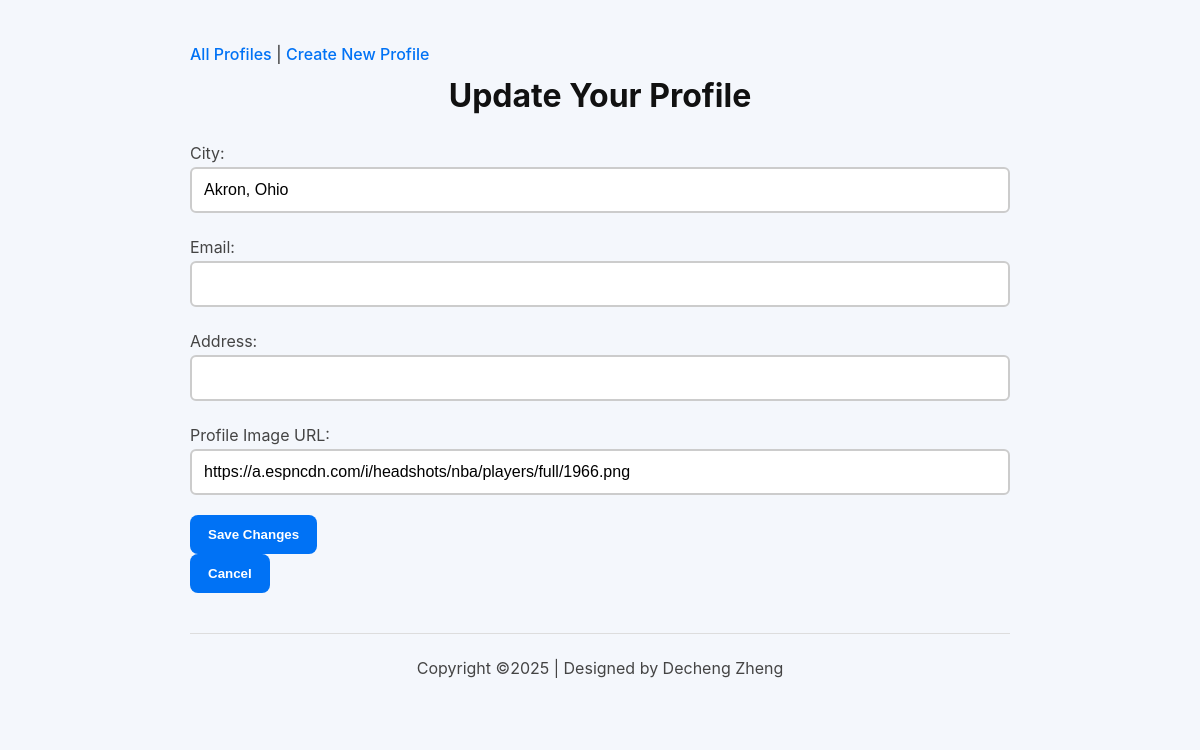
Before: /mini_fb/profile/2/update/ with the older database file.
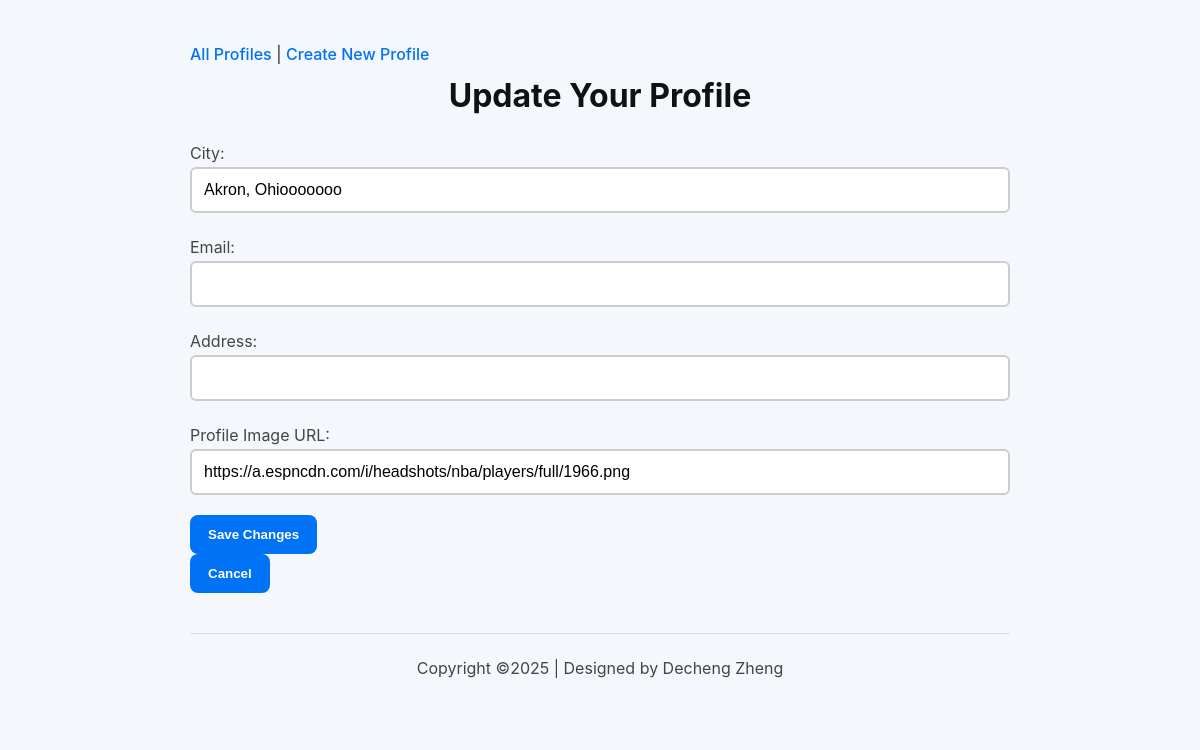
After: the same page with the newer database file.
### mini_fb/models.py (models this page shows, shortened)
class Profile(models.Model):
    first_name = models.TextField(blank=True)
    last_name = models.TextField(blank=True)
    city = models.TextField(blank=True)
    email = models.TextField(blank=True)
    address = models.TextField(blank=True)
    profile_image = models.TextField(blank=True)

### mini_fb/views.py (the view)
# urls.py: path('profile/<int:pk>/update/', UpdateProfileView.as_view(), name='update_profile'),
class UpdateProfileView(UpdateView):
    model = Profile
    form_class = UpdateProfileForm
    template_name = 'mini_fb/update_profile_form.html'

### mini_fb/forms.py
class UpdateProfileForm(forms.ModelForm):
    city = forms.CharField(label="City", required=False)
    email = forms.CharField(label="Email", required=False)
    address = forms.CharField(label="Address", required=False)
    profile_image = forms.CharField(label="Profile Image URL", required=False)
    class Meta:
        model = Profile
        fields = ['city', 'email', 'address', 'profile_image']

### mini_fb/templates/mini_fb/update_profile_form.html (shortened to what this page needs)
{% extends 'mini_fb/base.html' %}
{% block content %}
<h2>Update Your Profile</h2>
<form method="POST" enctype="multipart/form-data">
    {{ form.as_p }}
    <button type="submit">Save Changes</button>
</form>
<form method="GET" action="{% url 'show_profile' pk=object.pk %}">
    <button type="submit">Cancel</button>
</form>
{% endblock %}

### mini_fb/templates/mini_fb/base.html (shortened to what this page needs)
{% load static %}
<!DOCTYPE html>
<html lang="en">
    <head>
       <link rel="stylesheet" type="text/css" href="{% static 'styles-mini-fb.css' %}">
    </head>
    <body>
        <header>
            <nav>
                <a href="{% url 'show_all_profiles' %}">All Profiles</a> |
                <a href="{% url 'create_profile' %}">Create New Profile</a>
            </nav>
        </header>
        {% block content %}
        {% endblock %}
        <footer>
            <p>Copyright ©2025 | Designed by Decheng Zheng</p>
        </footer>
    </body>
</html>

### static/styles-mini-fb.css (style rules this page uses)
* { margin: 0; padding: 0; box-sizing: border-box; }
html { scroll-behavior: smooth; }
body { font-family: "Inter", sans-serif; font-size: 16px; line-height: 1.75; background-color: #f4f7fc; color: #222; padding: 40px; max-width: 900px; margin: auto; }
h1, h2, h3, h4, h5, h6 { font-weight: 700; color: #111; margin-bottom: 15px; text-align: center; }
h2 { font-size: 2rem; }
p { margin-bottom: 20px; color: #444; }
a { color: #0072f5; text-decoration: none; font-weight: 500; transition: color 0.3s ease-in-out; }
button, .button { display: inline-block; background-color: #0072f5; color: white; font-weight: 600; padding: 12px 18px; border-radius: 8px; border: none; cursor: pointer; transition: all 0.3s ease-in-out; }
input, textarea, select { width: 100%; padding: 12px; border: 2px solid #ccc; border-radius: 6px; font-size: 16px; outline: none; transition: border-color 0.3s ease-in-out; }
footer { text-align: center; padding: 20px 0; border-top: 1px solid #ddd; margin-top: 40px; color: #777; }

Changed rows visible on the page:
changed Profile: city "Akron, Ohio" → "Akron, Ohiooooooo"
